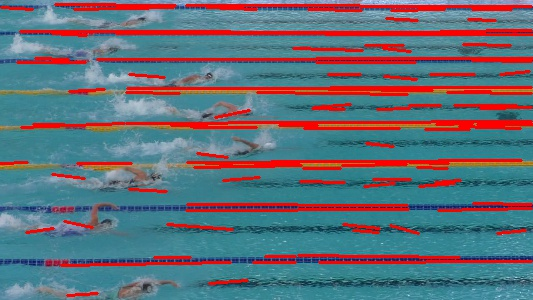
#> input picture Exercices/LineDetection/prova.jpg, 533 x 300 px, found by its file name
$ python main.py   (older library calls are emulated)
#> lines starting #> are read from the running program, lines starting #| are printed output that depends on the picture
import os

import cv2 as cv
import numpy as np
import matplotlib.pyplot as plt
from PIL import Image
#from skimage import io
from skimage.restoration import inpaint


if __name__ == '__main__':
    #filename = os.path.join('prova.jpg')
    #image_orig = io.imread(filename)
    xmin = 351  #xmin
    ymin = 52   #ymin
    xmax = 598
    ymax = 140
    img = cv.imread('prova.jpg')
#> img is the input picture: shape (300, 533, 3); mean B, G, R 121.7, 111.5, 96.8
    h, w= img.shape[:-1]
#> h = 300; w = 533
    # Create mask with a bounding box defect regions
    #mask=  np.zeros(img.shape[:-1])
    cvmask = np.zeros((h,w,1), dtype=np.uint8)
    cvmask[ymin:ymin + ymax, xmin:xmin + xmax] = 1

    #image_result = inpaint.inpaint_biharmonic(image_defect, mask, multichannel=True)
    image_result=cv.inpaint(img, cvmask, 3, cv.INPAINT_TELEA)
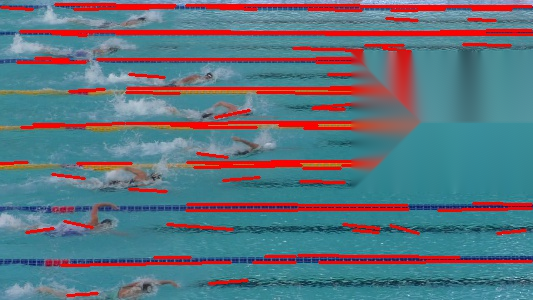
#> image_result: shape (300, 533, 3); mean B, G, R 126.8, 115.8, 93.1
    #cv.imshow('dst', image_result)
    image_result2 = cv.inpaint(img, cvmask, 3, cv.INPAINT_NS)
    #cv.imshow('dst', image_result2)

    fig, axes = plt.subplots(ncols=2, nrows=2)
    ax = axes.ravel()

    ax[0].set_title('Original image')
    ax[0].imshow(img)

    ax[1].set_title('Mask')
    ax[1].imshow(cvmask, cmap=plt.cm.gray)

    #ax[2].set_title('Defected image')
    #ax[2].imshow(image_defect)

    ax[2].set_title('Inpainted image TELEA')
    ax[2].imshow(image_result)

    ax[3].set_title('NS image')
    ax[3].imshow(image_result2)

    for a in ax:
        a.axis('off')

    fig.tight_layout()
    plt.show()
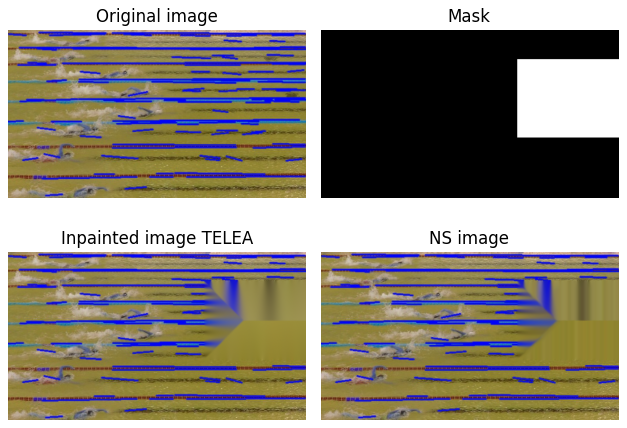
#> figure drawn by matplotlib, 4 panels; B, G, R data is drawn as R, G, B
    imgres = Image.fromarray(image_result, mode='RGB'
                                                '')
    imgres.save("provaInpainted.jpg")


# See PyCharm help at https://www.jetbrains.com/help/pycharm/
